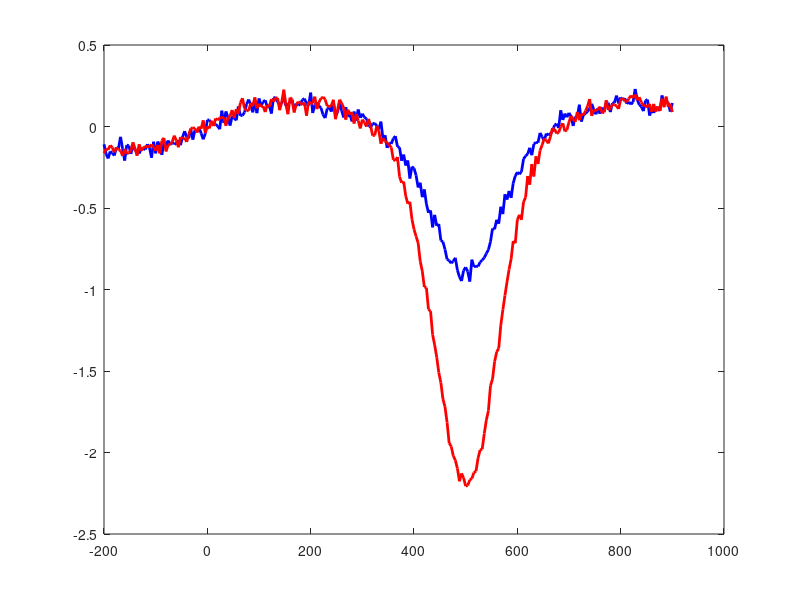

The MATLAB script that drew this image: (Note: this script raises an error after producing the figure.)
function demo_n5_dummy_data_trials()
% DEMO_N5_DUMMY_DATA_TRIALS
% File unico: genera data_trials fittizio, esegue ERP classico e single-trial LMM.
% Uso:
%   demo_n5_dummy_data_trials

clearvars -except ans;
clc;

[data_trials, meta] = make_dummy_n5_data_local();
classic_erp_n5_local(data_trials);
lme = single_trial_lmm_n5_local(data_trials);

assignin('base', 'data_trials_n5_demo', data_trials);
assignin('base', 'demo_n5_meta', meta);
assignin('base', 'lme_n5_demo', lme);
disp('Salvate nel workspace MATLAB: data_trials_n5_demo, demo_n5_meta, lme_n5_demo');
end

%% ========================================================================
function [data_trials, meta] = make_dummy_n5_data_local()
rng(41);
nSubjects = 6;
nTrialsPerCond = 20;
labels = {'regular','irregular'};
chan_labels = {'Fz','FC1','FC2','Cz','C3','C4','Pz','P3','P4','Oz'};
nCh = numel(chan_labels);
fs = 250;
time_ms = -200:1000/fs:900;
nT = numel(time_ms);
roi = [1 2 3 4];
nTrials = nSubjects * nTrialsPerCond * 2;

data_trials = repmat(struct( ...
    'eeg',[], ...
    'label','', ...
    'subject_id',[], ...
    'time_ms',[], ...
    'fs',[], ...
    'chan_labels',{{}}), 1, nTrials);

k = 0;
for s = 1:nSubjects
    subj_shift = randn * 0.25;
    for c = 1:2
        for tr = 1:nTrialsPerCond
            k = k + 1;

            x = 0.7 * randn(nCh, nT);
            slow = 0.15 * sin(2*pi*1.5*(time_ms/1000));
            x = x + repmat(slow, nCh, 1);

            peakLat = 500 + randn*25;
            gauss = exp(-0.5 * ((time_ms - peakLat)/55).^2);

            if strcmp(labels{c}, 'regular')
                amp = -1.0 + subj_shift + randn*0.15;
            else
                amp = -2.4 + subj_shift + randn*0.15;
            end

            for ch = 1:nCh
                w = 0.2;
                if ismember(ch, roi)
                    w = 1.0;
                end
                x(ch,:) = x(ch,:) + w * amp * gauss;
            end

            data_trials(k).eeg = x;
            data_trials(k).label = labels{c};
            data_trials(k).subject_id = s;
            data_trials(k).time_ms = time_ms;
            data_trials(k).fs = fs;
            data_trials(k).chan_labels = chan_labels;
        end
    end
end

meta = struct();
meta.fs = fs;
meta.time_ms = time_ms;
meta.chan_labels = chan_labels;
meta.roi_labels = chan_labels(roi);
meta.nSubjects = nSubjects;
meta.nTrials = nTrials;
end

%% ========================================================================
function classic_erp_n5_local(data_trials)
assert(~isempty(data_trials), 'data_trials vuoto');

time_ms = data_trials(1).time_ms;
chan_labels = data_trials(1).chan_labels;
roi_labels = {'Fz','FC1','FC2','Cz'};
roi = find(ismember(chan_labels, roi_labels));
subjects = unique([data_trials.subject_id]);
conds = {'regular','irregular'};

subj_erp = struct();
for c = 1:numel(conds)
    subj_erp.(conds{c}) = nan(numel(subjects), numel(time_ms));
end

for iS = 1:numel(subjects)
    s = subjects(iS);
    for c = 1:numel(conds)
        idx = find([data_trials.subject_id] == s & strcmp({data_trials.label}, conds{c}));
        if isempty(idx)
            continue;
        end
        tmp = [];
        for k = idx
            tmp = cat(3, tmp, mean(data_trials(k).eeg(roi,:), 1));
        end
        subj_erp.(conds{c})(iS,:) = mean(tmp, 3);
    end
end

grand_regular = mean(subj_erp.regular, 1, 'omitnan');
grand_irregular = mean(subj_erp.irregular, 1, 'omitnan');

figure('Color','w');
plot(time_ms, grand_regular, 'b', 'LineWidth', 2); hold on;
plot(time_ms, grand_irregular, 'r', 'LineWidth', 2);
yline(0, ':k');
xline(0, '--k');
legend('regular','irregular','Location','best');
xlabel('Time (ms)');
ylabel('Amplitude');
title('N5 classico - media per soggetto poi gruppo');
set(gca,'FontSize',12);

yl = ylim;
patch([400 600 600 400], [yl(1) yl(1) yl(2) yl(2)], [0.92 0.95 1.00], ...
    'FaceAlpha',0.25, 'EdgeColor','none');
uistack(findobj(gca,'Type','patch'),'bottom');
ylim(yl);

win = [400 600];
idx_win = time_ms >= win(1) & time_ms <= win(2);
A = mean(subj_erp.regular(:, idx_win), 2, 'omitnan');
B = mean(subj_erp.irregular(:, idx_win), 2, 'omitnan');
[~, p, ~, stats] = ttest(A, B);

disp('===== N5 CLASSICO: t-test soggetto per soggetto =====');
fprintf('p = %.6f, t = %.3f\n', p, stats.tstat);
end

%% ========================================================================
function lme = single_trial_lmm_n5_local(data_trials)
time_ms = data_trials(1).time_ms;
chan_labels = data_trials(1).chan_labels;
roi = find(ismember(chan_labels, {'Fz','FC1','FC2','Cz'}));
idx_win = time_ms >= 400 & time_ms <= 600;

nTrials = numel(data_trials);
Subject = nan(nTrials,1);
Condition = strings(nTrials,1);
AmplitudeMean = nan(nTrials,1);
AmplitudePeak = nan(nTrials,1);
AreaUnderCurve = nan(nTrials,1);

for k = 1:nTrials
    x = data_trials(k).eeg(roi, idx_win);
    x_mean = mean(x, 1);

    Subject(k) = data_trials(k).subject_id;
    Condition(k) = string(data_trials(k).label);
    AmplitudeMean(k) = mean(x, 'all');
    AmplitudePeak(k) = min(x_mean);
    AreaUnderCurve(k) = trapz(time_ms(idx_win), x_mean);
end

T = table(categorical(Subject), categorical(Condition), ...
    AmplitudeMean, AmplitudePeak, AreaUnderCurve, ...
    'VariableNames', {'Subject','Condition','AmplitudeMean','AmplitudePeak','AreaUnderCurve'});

if exist('fitlme','file') == 2
    lme = fitlme(T, 'AmplitudeMean ~ Condition + (1|Subject)');
    disp(lme);
else
    lme = [];
    disp('fitlme non disponibile: restituisco lme = []');
end

figure('Color','w');
subplot(1,3,1);
boxplot(T.AmplitudeMean, T.Condition);
title('N5 mean amplitude');
ylabel('AmplitudeMean');

subplot(1,3,2);
boxplot(T.AmplitudePeak, T.Condition);
title('N5 peak amplitude');
ylabel('AmplitudePeak');

subplot(1,3,3);
boxplot(T.AreaUnderCurve, T.Condition);
title('N5 area');
ylabel('AreaUnderCurve');
end
